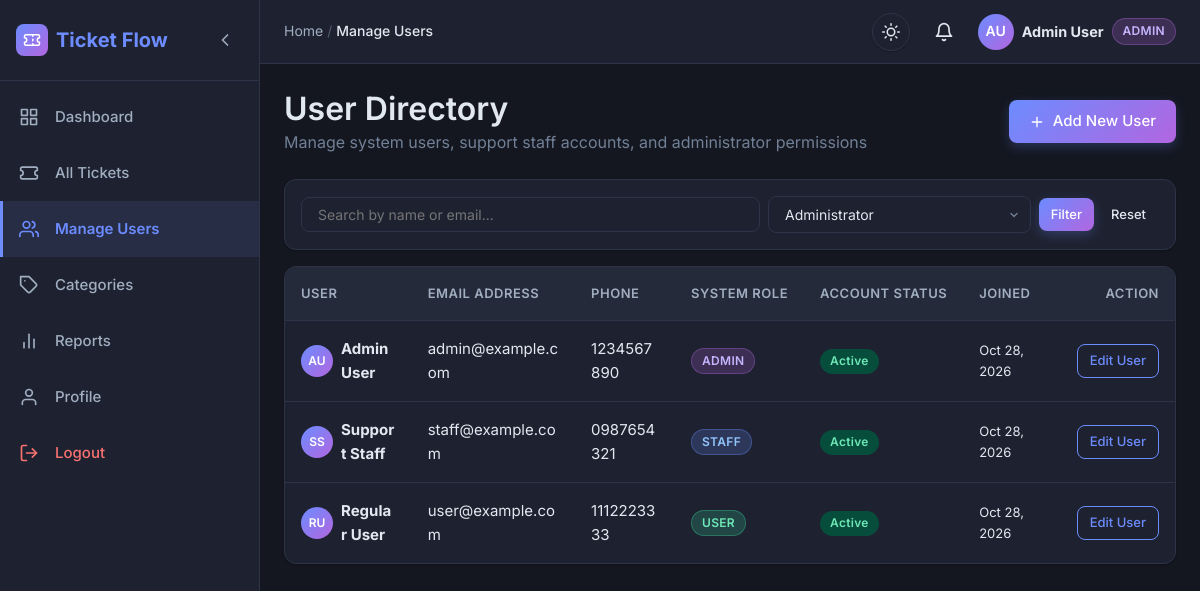
The page /admin/users.php (signed in) on the database its author committed.
### tables this page shows
CREATE TABLE IF NOT EXISTS users (
    id INT AUTO_INCREMENT PRIMARY KEY,
    name VARCHAR(100) NOT NULL,
    email VARCHAR(100) NOT NULL UNIQUE,
    password VARCHAR(255) NOT NULL,
    role ENUM('user', 'staff', 'admin') DEFAULT 'user',
    phone VARCHAR(20),
    status ENUM('active', 'inactive') DEFAULT 'active',
    created_at TIMESTAMP DEFAULT CURRENT_TIMESTAMP,
    updated_at TIMESTAMP DEFAULT CURRENT_TIMESTAMP ON UPDATE CURRENT_TIMESTAMP
);

### includes/auth.php (called while the page is built, shortened)
<?php
function isLoggedIn() {
    return isset($_SESSION['user_id']);
}
function currentUser() {
    if (isLoggedIn()) {
        return [
            'id' => $_SESSION['user_id'],
            'name' => $_SESSION['user_name'],
            'email' => $_SESSION['user_email'],
            'role' => $_SESSION['role']
        ];
    }
    return null;
}
?>

### includes/notifications.php (called while the page is built, shortened)
<?php
function getUnreadNotificationCount($pdo, $userId) {
    try {
        $stmt = $pdo->prepare("SELECT COUNT(*) FROM notifications WHERE user_id = ? AND is_read = FALSE");
        $stmt->execute([$userId]);
        return (int) $stmt->fetchColumn();
    } catch (PDOException $e) {
        return 0;
    }
}
?>

### admin/users.php (the view, shortened to what this page needs)
<?php
require_once "../config/database.php";
require_once "../includes/auth.php";
$search = isset($_GET['search']) ? trim($_GET['search']) : '';
$query = "SELECT * FROM users WHERE 1=1";
$query .= " ORDER BY created_at DESC";
try {
    $stmt = $pdo->prepare($query);
    $stmt->execute();
    $usersList = $stmt->fetchAll();
} catch (PDOException $e) {
    die("Error fetching users.");
}
$pageTitle = "Manage Users";
require_once "../includes/header.php";
?>
<div class="dashboard-wrapper">
    <?php require_once "../includes/sidebar.php"; ?>
    <div class="main-content">
        <?php require_once "../includes/navbar.php"; ?>
        <div class="dashboard-content">
            <div class="page-header">
                <div>
                    <h2>User Directory</h2>
                    <p class="text-muted mb-0">Manage system users, support staff accounts, and administrator permissions</p>
                </div>
                <a href="add-user.php" class="btn btn-primary btn-md">
                    <svg xmlns="http://www.w3.org/2000/svg" width="18" height="18" viewBox="0 0 24 24" fill="none" stroke="currentColor" stroke-width="2" stroke-linecap="round" stroke-linejoin="round"><line x1="12" y1="5" x2="12" y2="19"/><line x1="5" y1="12" x2="19" y2="12"/></svg>
                    <span>Add New User</span>
                </a>
            </div>
            <form class="filter-section" method="GET" action="users.php">
                <input type="text" name="search" placeholder="Search by name or email..." value="<?= htmlspecialchars($search) ?>" style="flex: 2; min-width: 200px;">
                <select name="role" style="flex: 1; min-width: 140px;">
                    <option value="admin" <?= $role == 'admin' ? 'selected' : '' ?>>Administrator</option>
                </select>
<div class="btn-group" style="display: flex; gap: var(--space-xs); flex-wrap: wrap;">
    <button type="submit" class="btn btn-primary btn-sm">Filter</button>
    <?php if (!empty($search) || !empty($role)): ?>
        <a href="users.php" class="btn btn-ghost btn-sm">Reset</a>
    <?php endif; ?>
</div>
            </form>
            <div class="card">
                <?php if (count($usersList) > 0): ?>
                    <div class="table-responsive">
                        <table class="table">
                            <thead>
                                <tr>
                                    <th>User</th>
                                    <th>Email Address</th>
                                    <th>Phone</th>
                                    <th>System Role</th>
                                    <th>Account Status</th>
                                    <th>Joined</th>
                                    <th style="text-align: right;">Action</th>
                                </tr>
                            </thead>
                            <tbody>
                                <?php foreach ($usersList as $u):
                                    $u_parts = explode(" ", trim($u['name'] ?? 'U'));
                                    $u_initials = strtoupper(substr($u_parts[0], 0, 1));
                                    if (count($u_parts) > 1) $u_initials .= strtoupper(substr(end($u_parts), 0, 1));
                                ?>
                                    <tr>
                                        <td>
                                            <div style="display: flex; align-items: center; gap: var(--space-sm);">
                                                <div class="user-avatar" style="width: 32px; height: 32px; font-size: 0.75rem;">
                                                    <?= htmlspecialchars($u_initials) ?>
                                                </div>
                                                <strong style="color: var(--text);"><?= htmlspecialchars($u['name']) ?></strong>
                                            </div>
                                        </td>
                                        <td><?= htmlspecialchars($u['email']) ?></td>
                                        <td class="text-muted"><?= htmlspecialchars($u['phone'] ?? '—') ?></td>
                                        <td>
                                            <span class="badge badge-role-<?= htmlspecialchars(strtolower($u['role'])) ?>" style="text-transform: uppercase;">
                                                <?= htmlspecialchars($u['role']) ?>
                                            </span>
                                        </td>
                                        <td>
                                            <?php if ($u['status'] == 'active'): ?>
                                                <span class="badge badge-success">Active</span>
                                            <?php else: ?>
                                                <span class="badge badge-danger">Inactive</span>
                                            <?php endif; ?>
                                        </td>
                                        <td class="text-muted" style="font-size: 0.8125rem;">
                                            <?= date('M d, Y', strtotime($u['created_at'])) ?>
                                        </td>
                                        <td style="text-align: right;">
                                            <a href="edit-user.php?id=<?= $u['id'] ?>" class="btn btn-outline btn-sm">Edit User</a>
                                        </td>
                                    </tr>
                                <?php endforeach; ?>
                            </tbody>
                        </table>
                    </div>
                <?php endif; ?>
            </div>
        </div>
    </div>
</div>
<?php require_once "../includes/footer.php"; ?>

### includes/navbar.php (shortened to what this page needs)
<?php
require_once __DIR__ . "/notifications.php";
$user = currentUser();
$unread_count = 0;
if ($user) {
    $unread_count = getUnreadNotificationCount($pdo, $user['id']);
}
$name_parts = explode(" ", trim($user['name'] ?? 'User'));
$initials = strtoupper(substr($name_parts[0], 0, 1));
if (count($name_parts) > 1) {
    $initials .= strtoupper(substr(end($name_parts), 0, 1));
}
$currentTitle = isset($pageTitle) ? htmlspecialchars($pageTitle) : "Dashboard";
?>
<header class="topbar">
    <div class="topbar-left">
        <nav aria-label="Breadcrumb">
            <ol class="breadcrumb">
                <li><a href="dashboard.php">Home</a></li>
                <?php if ($currentTitle !== "Dashboard"): ?>
                    <li class="breadcrumb-separator" aria-hidden="true">/</li>
                    <li class="breadcrumb-current" aria-current="page"><?= $currentTitle ?></li>
                <?php endif; ?>
            </ol>
        </nav>
    </div>
    <div class="topbar-right">
        <button class="theme-toggle" id="themeToggle" onclick="toggleTheme()" title="Switch theme" aria-label="Switch theme" type="button">
            <span id="themeIcon" style="display:inline-flex;align-items:center;justify-content:center;transition:transform 0.3s ease,opacity 0.25s ease;"></span>
        </button>
        <a href="notifications.php" class="notif-bell-wrap" aria-label="Notifications<?= $unread_count > 0 ? ' (' . $unread_count . ' unread)' : '' ?>">
            <svg xmlns="http://www.w3.org/2000/svg" viewBox="0 0 24 24" fill="none" stroke="currentColor" stroke-width="2" stroke-linecap="round" stroke-linejoin="round" aria-hidden="true">
                <path d="M18 8A6 6 0 0 0 6 8c0 7-3 9-3 9h18s-3-2-3-9"/>
                <path d="M13.73 21a2 2 0 0 1-3.46 0"/>
            </svg>
        </a>
        <a href="profile.php" class="user-info" style="text-decoration:none;" title="View Profile">
            <div class="user-avatar" aria-hidden="true"><?= htmlspecialchars($initials) ?></div>
            <div class="user-info-text">
                <strong><?= htmlspecialchars($user['name']) ?></strong>
            </div>
            <span class="badge badge-role-<?= htmlspecialchars(strtolower($user['role'])) ?>" style="text-transform: uppercase;">
                <?= htmlspecialchars($user['role']) ?>
            </span>
        </a>
    </div>
</header>

### rows shown on the page
users: name "AU", name "Admin User", role "ADMIN", email "admin@example.com", phone "1234567890", status "Active", created_at "Oct 28, 2026"
users: name "SS", name "Support Staff", email "staff@example.com", phone "0987654321", role "STAFF", status "Active", created_at "Oct 28, 2026"
users: name "RU", name "Regular User", email "user@example.com", phone "1112223333", role "USER", status "Active", created_at "Oct 28, 2026"

### other values the page prints
$currentTitle "Manage Users"
